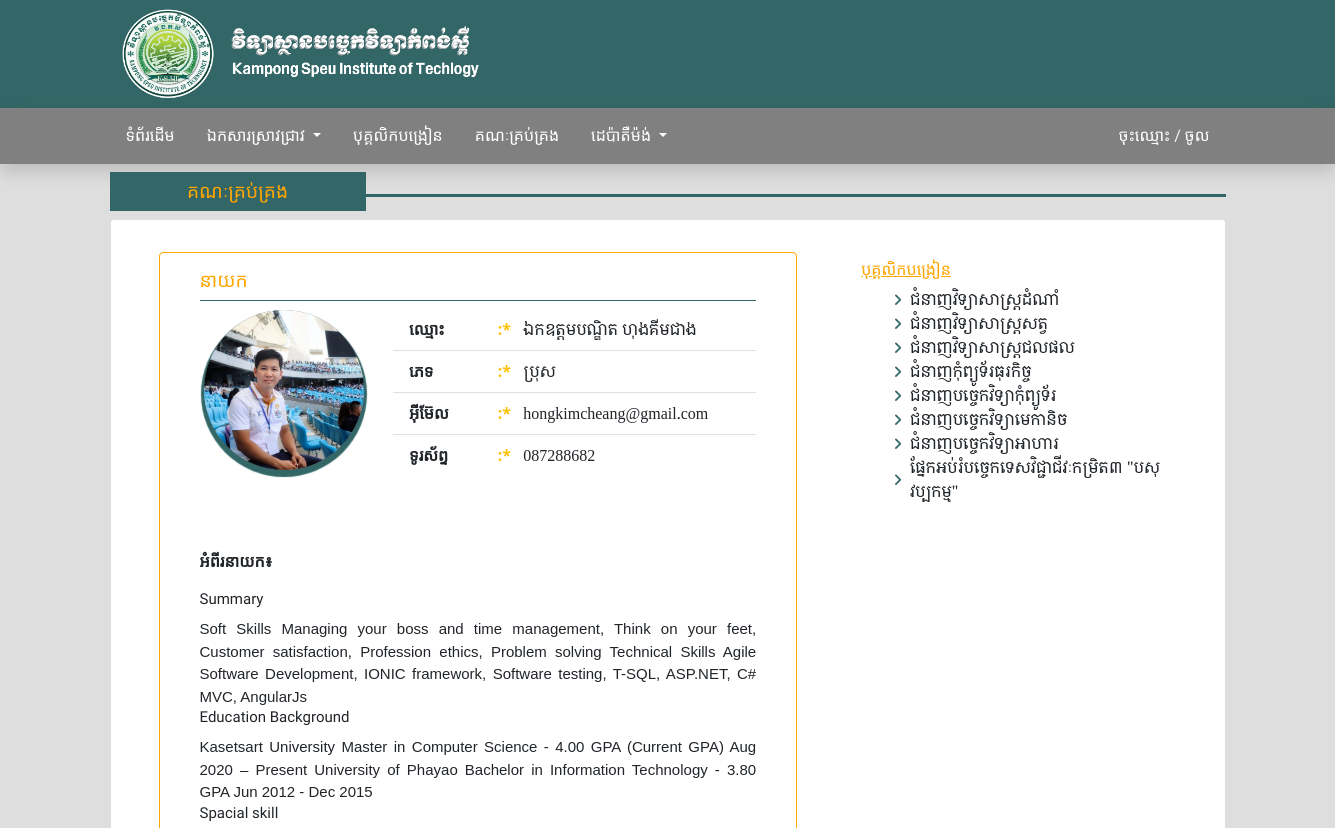
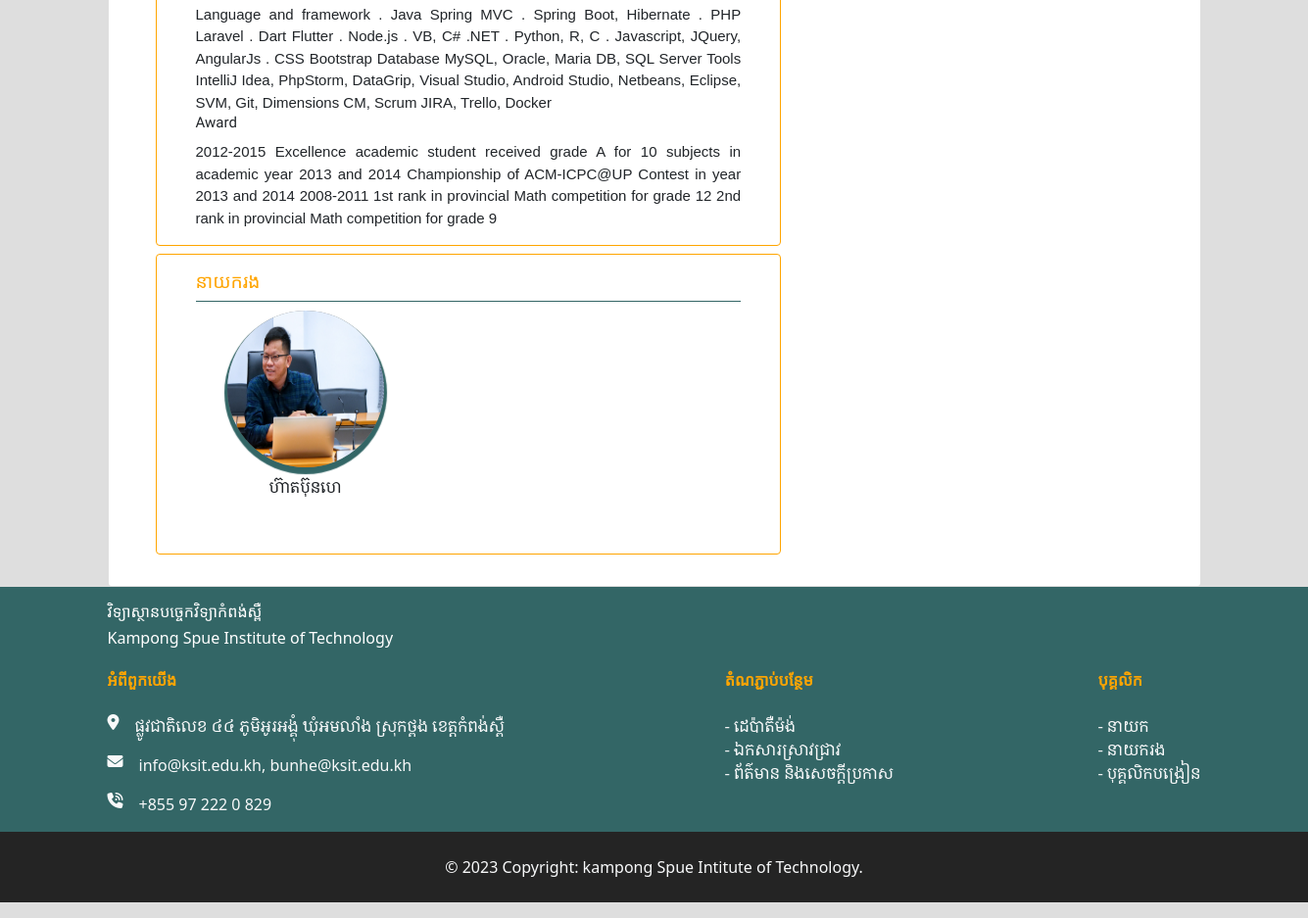
Page /digital_library/view_admin_page.php?id=21 on the committed database (2 pictures, top to bottom).
### tables this page shows
CREATE TABLE `member` (
  `id` int(11) NOT NULL,
  `member_id` int(100) NOT NULL,
  `firstname` varchar(100) NOT NULL,
  `lastname` varchar(100) NOT NULL,
  `name` varchar(100) NOT NULL,
  `sex` varchar(50) NOT NULL,
  `email` varchar(100) NOT NULL,
  `phone` varchar(100) NOT NULL,
  `select_major` int(60) NOT NULL,
  `specialty` varchar(100) NOT NULL,
  `select_role` varchar(100) NOT NULL,
  `password` varchar(100) NOT NULL,
  `image` varchar(255) NOT NULL,
  `detail` text NOT NULL,
  `code` mediumint(50) NOT NULL,
  `status` varchar(50) NOT NULL
);

### digital_library/view_admin_page.php (the view, shortened to what this page needs)
<!DOCTYPE html>
<html lang="en">
<head>
    <link rel="stylesheet" href="assets/css/style.css">
    <link rel="stylesheet"
        href="https://cdnjs.cloudflare.com/ajax/libs/twitter-bootstrap/5.0.0-beta1/css/bootstrap.min.css" />
    <link rel="stylesheet" href="https://cdnjs.cloudflare.com/ajax/libs/font-awesome/6.4.2/css/all.min.css"
 />
    <link rel="stylesheet" href="https://cdnjs.cloudflare.com/ajax/libs/font-awesome/5.15.2/css/all.min.css" />
</head>
<body style="background-color: #dedede;">
    <?php include('includes/topbar.php');?>
    <?php include('includes/navbar.php');?>
    <div class="container">
        <div class="section-computer mt-2">
            <div class="title d-flex">
                <div class="computer">
                    <h5>គណៈគ្រប់គ្រង</h5>
                </div>
                <div class="rows"></div>
            </div>
            <div class="card" style="width: 100%;">
                <div class="container row my-4">
                    <div class="col-sm-8">
                        <div class="container">
                            <div class="card my-2" style="width: 100%; border-color: orange;">
                                <?php
                                if(isset($_GET['id'])){
                                    $admin_staff = $_GET['id'];
                                    ?>
                                <div class="container">
                                    <?php
                                    $select_staff ="SELECT * FROM member WHERE 	select_role='នាយក' && id=$admin_staff";
                                    $result_staff = $conn->query($select_staff);
                                    if($result_staff->num_rows>0){
                                        while($row_stff = $result_staff->fetch_assoc()){
                                            $trans = get_html_translation_table(HTML_ENTITIES,ENT_QUOTES);
                                                unset($trans["\""], $trans["<"], $trans[">"], $trans["<h2"]);
                                                $desc = strtr(html_entity_decode($row_stff['detail']),$trans);
                                                $desc=str_replace(array("<li>","</li>"), array("",", "), $desc);
                                            ?>
                                    <div class="card-body">
                                        <h5 class="staff-title">នាយក</h5>
                                        <div class="rowses"></div>
                                        <div class="control-profile row my-2">
                                            <div class="col-sm-4 staff-profile">
                                                <div class="bg-profile">
                                                    <?php
                                                        foreach (json_decode($row_stff["image"]) as $image) : ?>
                                                    <img src="../admin_dashboard_library/uploads/<?php echo $image; ?>"
                                                        data-bs-toggle="modal" data-bs-target="#exampleModal">
                                                    <?php endforeach; ?>
                                                </div>
                                            </div>
                                            <div class="col-sm-8">
                                                <ul class="list-group list-group-flush">
                                                    <li class="list-group-item">
                                                        <div class="row">
                                                            <div class="col-sm-3">
                                                                <span class="list-staf fw-bolder">ឈ្មោះ</span>
                                                            </div>
                                                            <div class="col-sm-9">
                                                                <span class="text-warning fw-bolder"> :*</span>
                                                                <span
                                                                    class="detail-staf mx-2"><?php echo $row_stff['firstname']. $row_stff['lastname']?></span>
                                                            </div>
                                                        </div>
                                                    </li>
                                                    <li class="list-group-item">
                                                        <div class="row">
                                                            <div class="col-sm-3">
                                                                <span class="list-staf fw-bolder">ភេទ</span>
                                                            </div>
                                                            <div class="col-sm-9">
                                                                <span class="text-warning fw-bolder"> :*</span>
                                                                <span
                                                                    class="detail-staf mx-2"><?php echo $row_stff['sex']?></span>
                                                            </div>
                                                        </div>
                                                    </li>
                                                    <li class="list-group-item">
                                                        <div class="row">
                                                            <div class="col-sm-3">
                                                                <span class="list-staf fw-bolder">អ៊ីម៊ែល</span>
                                                            </div>
                                                            <div class="col-sm-9">
                                                                <span class="text-warning fw-bolder"> :*</span>
                                                                <span
                                                                    class="detail-staf mx-2"><?php echo $row_stff['email']?></span>
                                                            </div>
                                                        </div>
                                                    </li>
                                                    <li class="list-group-item">
                                                        <div class="row">
                                                            <div class="col-sm-3">
                                                                <span class="list-staf fw-bolder">ទូរស័ព្ទ</span>
                                                            </div>
                                                            <div class="col-sm-9">
                                                                <span class="text-warning fw-bolder"> :*</span>
                                                                <span
                                                                    class="detail-staf mx-2"><?php echo $row_stff['phone']?></span>
                                                            </div>
                                                        </div>
                                                    </li>
                                                </ul>
                                            </div>
                                        </div>
                                        <div class="conten-show-more">
                                            <div class="title-about-staf my-3">
                                                <span class="list-staf fw-bolder">អំពីរនាយក៖</span>
                                            </div>
                                            <div class="descript">
                                                <?php echo $desc;?>
                                            </div>
                                        </div>
                                    </div>
                                    <?php
                                        }
                                    }
                                    ?>
                                </div>
                                <?php
                                }
                                ?>
                            </div>
                            <div class="card my-2" style="width: 100%; border-color: orange;">
                                <div class="container">
                                    <div class="card-body">
                                        <h5 class="staff-title">នាយករង</h5>
                                        <div class="rowses"></div>
                                        <div class="control-profile my-2">
                                            <?php
                                            $select_staff_staff = "SELECT * FROM member WHERE select_role='នាយករង'";
                                            $result_staff_staff = $conn->query($select_staff_staff);
                                            if($result_staff_staff->num_rows >0){
                                                while($row_staffs = $result_staff_staff->fetch_assoc()){
                                                    ?>
                                            <a href="view_staf.php?id=<?php echo $row_staffs['id']?>"
                                                class="text-decoration-none text-dark">
                                                <div class="staff-profile">
                                                    <div class="bg-profile">
                                                        <?php
                        foreach (json_decode($row_staffs["image"]) as $image) : ?>
                                                        <img
                                                            src="../admin_dashboard_library/uploads/<?php echo $image; ?>">
                                                        <?php endforeach; ?>
                                                    </div>
                                                    <div class="staff-name text-center mt-2">
                                                        <span class="detail-staf">
                                                            <?php echo $row_staffs['firstname']. $row_staffs['lastname']?>
                                                        </span>
                                                    </div>
                                                </div>
                                            </a>
                                            <?php
    }
}
?>
                                        </div>
                                    </div>
                                </div>
                            </div>
                        </div>
                    </div>
                    <div class="col-sm-4">
                        <div class="card-body major-study">
                            <h6 class="major-title">បុគ្គលិកបង្រៀន</h6>
                            <ul>
                                <li class="d-flex align-items-center"><i class="fa-solid fa-angle-right fa-sm me-2"
                                        style="color: #336666;"></i><a href=""
                                        class="text-decoration-none text-dark">ជំនាញវិទ្យាសាស្រ្តដំណាំ</a></li>
                                <li class="d-flex align-items-center"><i class="fa-solid fa-angle-right fa-sm me-2"
                                        style="color: #336666;"></i><a href=""
                                        class="text-decoration-none text-dark">ជំនាញវិទ្យាសាស្រ្តសត្វ</a></li>
                                <li class="d-flex align-items-center"><i class="fa-solid fa-angle-right fa-sm me-2"
                                        style="color: #336666;"></i><a href=""
                                        class="text-decoration-none text-dark">ជំនាញវិទ្យាសាស្រ្តជលផល</a></li>
                                <li class="d-flex align-items-center"><i class="fa-solid fa-angle-right fa-sm me-2"
                                        style="color: #336666;"></i><a href=""
                                        class="text-decoration-none text-dark">ជំនាញកុំព្យូទ័រធុរកិច្ច</a></li>
                                <li class="d-flex align-items-center"><i class="fa-solid fa-angle-right fa-sm me-2"
                                        style="color: #336666;"></i><a href=""
                                        class="text-decoration-none text-dark">ជំនាញបច្ចេកវិទ្យាកុំព្យូទ័រ</a></li>
                                <li class="d-flex align-items-center"><i class="fa-solid fa-angle-right fa-sm me-2"
                                        style="color: #336666;"></i><a href=""
                                        class="text-decoration-none text-dark">ជំនាញបច្ចេកវិទ្យាមេកានិច</a></li>
                                <li class="d-flex align-items-center"><i class="fa-solid fa-angle-right fa-sm me-2"
                                        style="color: #336666;"></i><a href=""
                                        class="text-decoration-none text-dark">ជំនាញបច្ចេកវិទ្យាអាហារ</a></li>
                                <li class="d-flex align-items-center"><i class="fa-solid fa-angle-right fa-sm me-2"
                                        style="color: #336666;"></i><a href=""
                                        class="text-decoration-none text-dark">ផ្នែកអប់រំបច្ចេកទេសវិជ្ជាជីវៈកម្រិត៣
                                        "បសុវប្បកម្ម"</a></li>
                            </ul>
                        </div>
                    </div>
                </div>
            </div>
        </div>
    </div>
    <?php include('includes/footer.php');?>
    <?php include('includes/bottom.php');?>
</body>
</html>

### digital_library/assets/css/style.css (style rules this page uses)
*, *:before, *:after { padding: 0; margin: 0; box-sizing: border-box; }
.list-staf { font-family: "Kantumruy Pro", sans-serif; }
.detail-staf { font-family: 'Noto Serif Khmer', serif; }
.conten-show-more { text-align: justify; }
.title { align-items: center; }
.computer h5 { width: 16rem; text-align: center; color: orange; font-family: "Kantumruy Pro", sans-serif; font-size: 1.2rem; padding: 0.5rem 1rem; background: #336666; }
.rows { height: 3px; width: 100%; background-color: #336666; }
.major-title { font-family: "Kantumruy Pro", sans-serif; color: orange; text-decoration: underline; }
.major-study ul li a { font-family: 'Noto Serif Khmer', serif; }
.rowses { height: 1px; width: 100%; background-color: #336666; }
.staff-title { font-family: "Kantumruy Pro", sans-serif; font-size: 1.2rem; color: orange; }
.control-profile { display: grid; grid-template-columns: 1fr 1fr 1fr; }
.staff-profile { width: 14rem; height: 14rem; }
.bg-profile { width: 10rem; height: 10rem; border-radius: 50%; margin: 1px auto; background-color: grey; box-shadow: 0px 4px 1px 3px #336666; }
.bg-profile img { width: 100%; height: 100%; border-radius: 50%; }

### rows in the picture
member: firstname "ឯកឧត្ដមបណ្ឌិត ហុង", lastname "គីមជាង", sex "ប្រុស", email "hongkimcheang@gmail.com", phone "087288682", detail "Summary Soft Skills Managing your boss and time management, Think on your feet, Customer satisfaction, Profession ethics, Problem solving Technical Skills Agile Software Development, IONIC framework, Software testing, T-SQL, ASP.NET, C# MVC, AngularJs Education Background Kasetsart University Master in Computer Science - 4.00 GPA (Current GPA) Aug 2020 – Present University of Phayao Bachelor in Information Technology - 3.80 GPA Jun 2012 - Dec 2015 Spacial skill Language and framework . Java Spring MVC . Spring Boot, Hibernate . PHP Laravel . Dart Flutter . Node.js . VB, C# .NET . Python, R, C . Javascript, JQuery, AngularJs . CSS Bootstrap Database MySQL, Oracle, Maria DB, SQL Server Tools…"
member: firstname "ហ៊ាត", lastname "ប៊ុនហេ"
